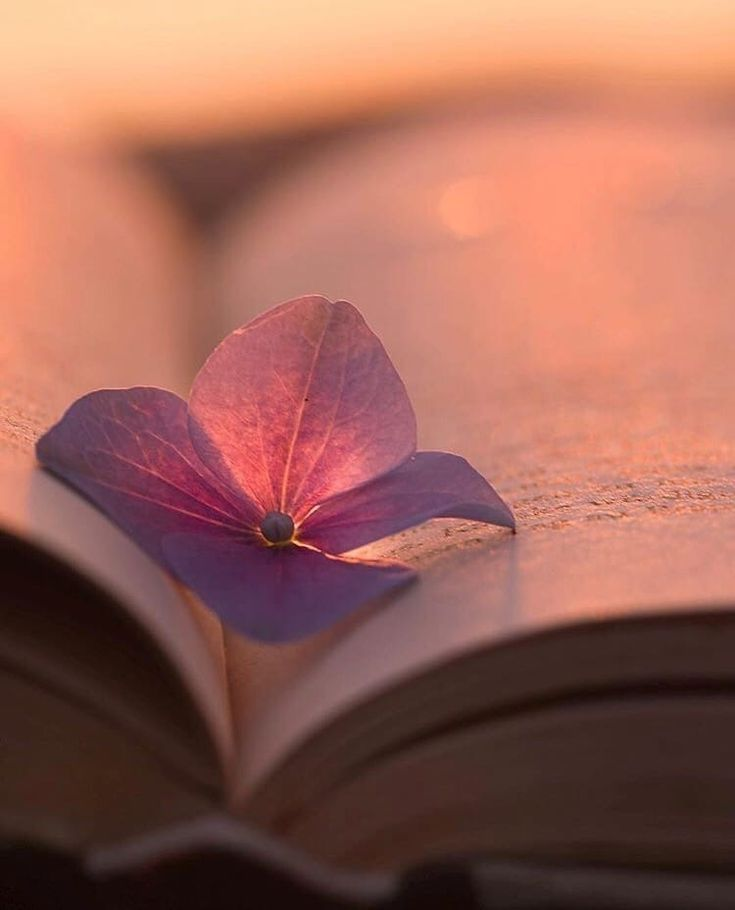
#> input picture img.png, 735 x 910 px
$ python dzerkalo.py
#> lines starting #> are read from the running program, lines starting #| are printed output that depends on the picture
from PIL import Image
with Image.open('img.png') as pic_original:
#> pic_original is the input picture: PIL image 735x910 RGB; mean R, G, B 155.6, 99.5, 87.1
    pic_original = pic_original.transpose(Image.Transpose.FLIP_LEFT_RIGHT)
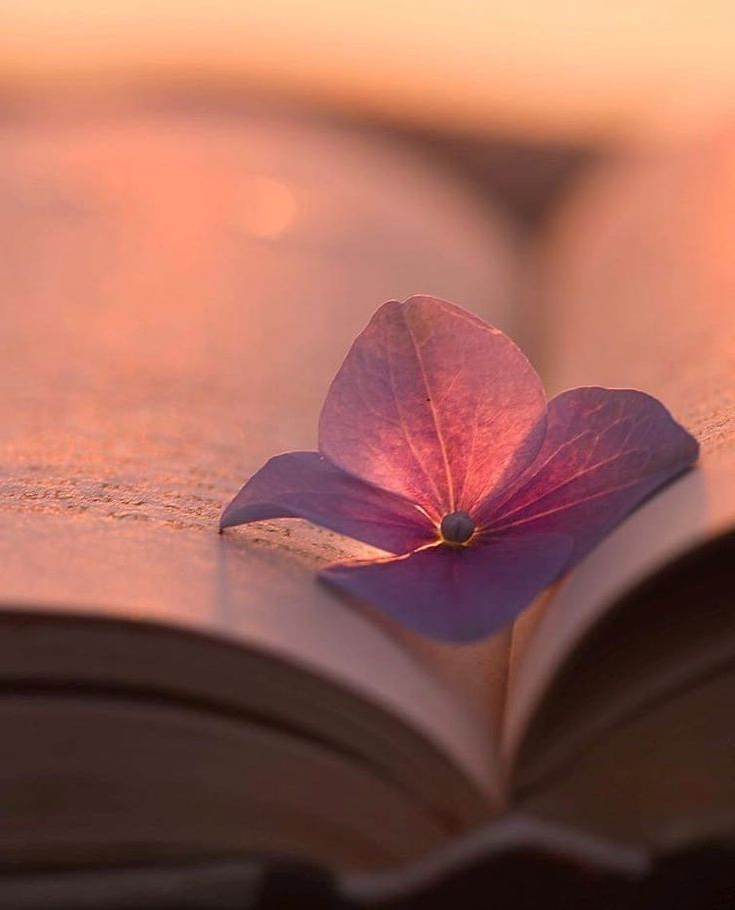
#> pic_original: PIL image 735x910 RGB; mean R, G, B 155.6, 99.5, 87.1
    pic_original.save('color.png')
    pic_original.show()
